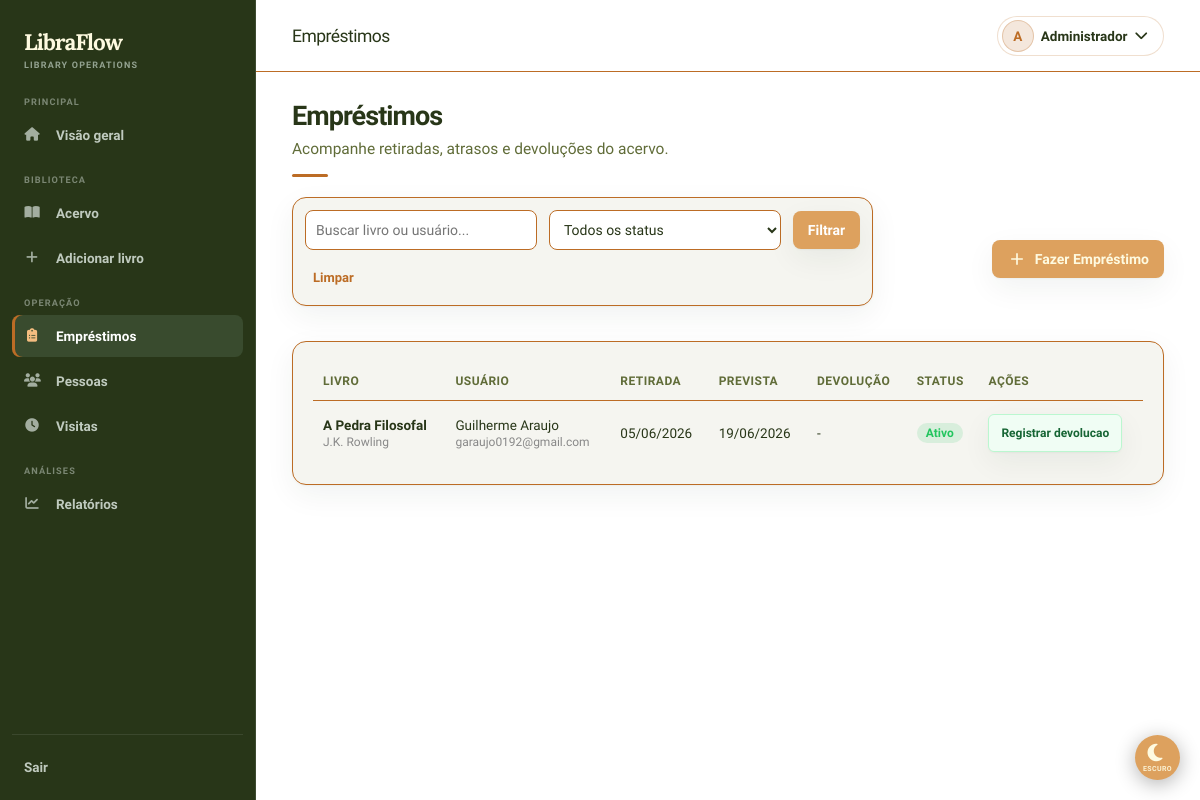
Page /public/admin/emprestimos.php (signed in) on the committed database.
### tables this page shows
CREATE TABLE `emprestimos` (
  `id` int(11) NOT NULL,
  `id_usuario` int(11) NOT NULL,
  `id_livro` int(11) NOT NULL,
  `data_emprestimo` date NOT NULL,
  `data_prevista_devolucao` date DEFAULT NULL,
  `data_devolucao` date DEFAULT NULL,
  `status` char(1) NOT NULL DEFAULT 'A',
  `criado_em` timestamp NOT NULL DEFAULT current_timestamp()
);

CREATE TABLE `livros` (
  `id` int(11) NOT NULL,
  `titulo` varchar(200) NOT NULL,
  `autor` varchar(150) NOT NULL,
  `subtitulo` varchar(200) DEFAULT NULL,
  `ano` smallint(6) DEFAULT NULL,
  `descricao` text DEFAULT NULL,
  `isbn` varchar(20) DEFAULT NULL,
  `capa` varchar(255) DEFAULT NULL,
  `quantidade` int(11) NOT NULL DEFAULT 1,
  `id_categoria` int(11) DEFAULT NULL,
  `criado_em` datetime NOT NULL DEFAULT current_timestamp()
);

CREATE TABLE `usuarios` (
  `id` int(11) NOT NULL,
  `nome` varchar(100) NOT NULL,
  `email` varchar(150) NOT NULL,
  `telefone` varchar(20) DEFAULT NULL,
  `rm` varchar(30) DEFAULT NULL,
  `endereco` varchar(255) DEFAULT NULL,
  `idade` int(11) DEFAULT NULL,
  `senha` varchar(255) NOT NULL,
  `tipo` char(1) NOT NULL DEFAULT 'A' COMMENT 'A=Aluno D=Admin',
  `criado_em` datetime NOT NULL DEFAULT current_timestamp()
);

### public/admin/emprestimos.php (the view, shortened to what this page needs)
<?php
require $_SERVER['DOCUMENT_ROOT'] . '/LibraFlow/app/config/conexao.php';
try {
    $conn->exec("
        UPDATE emprestimos
        SET status = 'V'
        WHERE status = 'A'
          AND data_prevista_devolucao < CURDATE()
    ");
    $busca = trim($_GET['busca'] ?? '');
    $sql = "
        SELECT e.*, l.titulo, l.autor, u.nome AS usuario_nome, u.email AS usuario_email
        FROM emprestimos e
        JOIN livros l ON l.id = e.id_livro
        JOIN usuarios u ON u.id = e.id_usuario
        WHERE 1=1
    ";
    $params = [];
    $sql .= " ORDER BY e.data_emprestimo DESC, e.id DESC";
    $stmt = $conn->prepare($sql);
    $stmt->execute($params);
    $emprestimos = $stmt->fetchAll();
} catch (PDOException $e) {
    if ($conn->inTransaction()) {
        $conn->rollBack();
    }
    $emprestimos = [];
    $renovacoesPendentes = [];
    $erro = 'Não foi possível carregar os empréstimos. Verifique se a tabela foi criada.';
}
$statusInfo = [
    'A' => ['Ativo', '#22C55E'],
    'D' => ['Devolvido', '#3B82F6'],
    'V' => ['Vencido', '#EF4444'],
];
?>
<!DOCTYPE html>
<html lang="pt-BR">
<head>
    <link rel="stylesheet" href="style.css">
    <link rel="stylesheet" href="darkmode-btn.css">
    <link rel="stylesheet" href="https://cdnjs.cloudflare.com/ajax/libs/font-awesome/6.5.0/css/all.min.css">
</head>
<body>
    <aside>
        <div class="logo-aside"><span>LibraFlow</span></div>
        <ul>
            <li class="nav-section">Principal</li><li><a href="/LibraFlow/public/admin/Admin.php"><i class="fas fa-house nav-icon" aria-hidden="true"></i> Visão geral</a></li>
            <li class="nav-section">Biblioteca</li><li><a href="/LibraFlow/public/admin/listar_livros.php"><i class="fas fa-book-open nav-icon" aria-hidden="true"></i> Acervo</a></li>
            <li><a href="/LibraFlow/public/admin/cadastrar_livro.php"><i class="fas fa-plus nav-icon" aria-hidden="true"></i> Adicionar livro</a></li>
            <li class="nav-section">Operação</li><li><a href="/LibraFlow/public/admin/emprestimos.php" class="ativo"><i class="fas fa-clipboard-list nav-icon" aria-hidden="true"></i> Empréstimos</a></li>
            <li><a href="/LibraFlow/public/admin/usuarios.php"><i class="fas fa-users nav-icon" aria-hidden="true"></i> Pessoas</a></li>
            <li><a href="/LibraFlow/public/admin/visitas.php"><i class="fas fa-clock nav-icon" aria-hidden="true"></i> Visitas</a></li>
            <li class="nav-section">Análises</li><li><a href="relatorios/index.php"><i class="fas fa-chart-line nav-icon" aria-hidden="true"></i> Relatórios</a></li>
            <div class="sidebar-down">
                <li><a href="/LibraFlow/public/auth/logout.php">Sair</a></li>
            </div>
        </ul>
    </aside>
    <nav>
        <div class="logo-nav"><span>Empréstimos</span></div>
        <div class="right">
            <div class="admin-user-menu">
                <button type="button" class="admin-user-button" aria-expanded="false" aria-controls="adminUserMenu">
                    <span class="admin-user-avatar"><?= htmlspecialchars(substr($_SESSION['usuario_nome'], 0, 1)) ?></span>
                    <span class="admin-user-name"><?= htmlspecialchars($_SESSION['usuario_nome']) ?></span>
                    <i class="fas fa-chevron-down" aria-hidden="true"></i>
                </button>
            </div>
        </div>
    </nav>
    <header>
        <h1>Empréstimos</h1>
        <p>Acompanhe retiradas, atrasos e devoluções do acervo.</p>
    </header>
    <main>
        <div class="filtro-header">
            <form method="GET" class="filtros">
                <input type="text" name="busca" placeholder="Buscar livro ou usuário..." value="<?= htmlspecialchars($busca ?? '') ?>">
                <select name="status">
                    <option value="">Todos os status</option>
                </select>
                <button type="submit" class="btn-filtrar">Filtrar</button>
                <a href="emprestimos.php" style="font-size:1.3rem;color:#BC6C25;font-weight:bold;text-decoration:none;padding:0.8rem;">Limpar</a>
            </form>
            <button class="btn-novo-emprestimo" onclick="abrirModalEmprestimo()">
                <svg width="20" height="20" viewBox="0 0 24 24" fill="none" stroke="currentColor" stroke-width="2">
                    <path d="M12 5v14M5 12h14"/>
                </svg>
                Fazer Empréstimo
            </button>
        </div>
        <div class="tabela-wrapper">
            <?php if (empty($emprestimos)): ?>
                <div class="vazio-tabela">Nenhum empréstimo encontrado.</div>
            <?php else: ?>
                <table>
                    <thead>
                        <tr>
                            <th>Livro</th>
                            <th>Usuário</th>
                            <th>Retirada</th>
                            <th>Prevista</th>
                            <th>Devolução</th>
                            <th>Status</th>
                            <th>Ações</th>
                        </tr>
                    </thead>
                    <tbody>
                        <?php foreach ($emprestimos as $emprestimo): ?>
                            <?php
                                $info = $statusInfo[$emprestimo['status']] ?? ['?', '#999'];
                                $podeDevolver = in_array($emprestimo['status'], ['A', 'V'], true);
                            ?>
                            <tr>
                                <td>
                                    <strong><?= htmlspecialchars($emprestimo['titulo']) ?></strong><br>
                                    <span class="muted"><?= htmlspecialchars($emprestimo['autor']) ?></span>
                                </td>
                                <td>
                                    <?= htmlspecialchars($emprestimo['usuario_nome']) ?><br>
                                    <span class="muted"><?= htmlspecialchars($emprestimo['usuario_email']) ?></span>
                                </td>
                                <td><?= date('d/m/Y', strtotime($emprestimo['data_emprestimo'])) ?></td>
                                <td>
                                    <?= !empty($emprestimo['data_prevista_devolucao'])
                                        ? date('d/m/Y', strtotime($emprestimo['data_prevista_devolucao']))
                                        : '-' ?>
                                </td>
                                <td>
                                    <?= !empty($emprestimo['data_devolucao'])
                                        ? date('d/m/Y', strtotime($emprestimo['data_devolucao']))
                                        : '-' ?>
                                </td>
                                <td>
                                    <span class="badge-status" style="background:<?= $info[1] ?>22;color:<?= $info[1] ?>;">
                                        <?= $info[0] ?>
                                    </span>
                                </td>
                                <td>
                                    <?php if ($podeDevolver): ?>
                                        <form method="POST" action="emprestimos.php" style="margin:0;">
                                            <button type="submit" class="btn-devolver" onclick="return confirm('Registrar devolucao deste livro?')">
                                                Registrar devolucao
                                            </button>
                                        </form>
                                    <?php else: ?>
                                        <span class="muted">Finalizado</span>
                                    <?php endif; ?>
                                </td>
                            </tr>
                        <?php endforeach; ?>
                    </tbody>
                </table>
            <?php endif; ?>
        </div>
    </main>
    <button id="themeToggle" class="theme-toggle-float" aria-label="Alternar tema claro/escuro">
        <span id="themeIcon"><i class="fas fa-moon" aria-hidden="true"></i></span>
        <span id="themeLabel">Escuro</span>
    </button>
</body>
</html>

### public/admin/darkmode-btn.css (style rules this page uses)
.theme-toggle-float #themeIcon { font-size: 2rem; line-height: 1; transition: transform 0.3s ease; }
.theme-toggle-float #themeLabel { font-size: 0.7rem; font-weight: 600; text-transform: uppercase; letter-spacing: 0.05em; opacity: 0.9; }
body.theme-transition-enabled { transition: background 0.4s ease, color 0.4s ease; }

### public/admin/emprestimos.php (style rules this page uses)
.badge-status { padding: 0.3rem 0.9rem; border-radius: 2rem; font-weight: 700; font-size: 1.2rem; display: inline-block; }
.btn-devolver { padding: 0.5rem 1.2rem; border-radius: 0.6rem; font-size: 1.2rem; font-weight: bold; text-decoration: none; background: #f0fdf4; color: #166534; border: 1px solid #bbf7d0; }
.muted { color: #888; font-size: 1.2rem; }

### rows in the picture
emprestimos: id_livro.titulo "A Pedra Filosofal", id_livro.autor "J.K. Rowling", id_usuario.nome "Guilherme Araujo", id_usuario.email "garaujo0192@gmail.com", data_emprestimo "05/06/2026", data_prevista_devolucao "19/06/2026", status "Ativo"

### other values in the picture
substr($_SESSION['usuario_nome'], 0, 1) "A"
$_SESSION['usuario_nome'] "Administrador"
